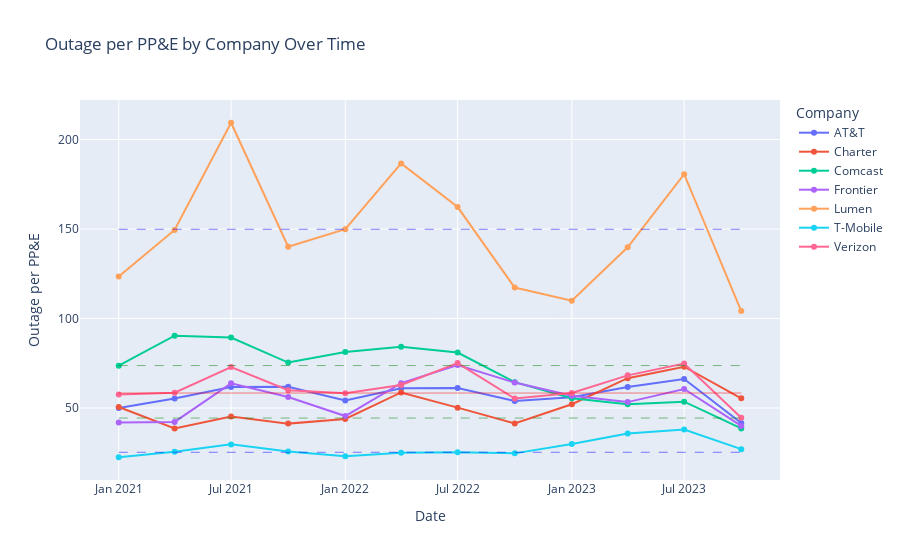

The notebook cell saved with this chart:
### Code cell
vis.plot_outage_per_ppe_over_time()

### Figure 1 — Plotly figure (JSON) as saved in the notebook; plotly's stock layout.template omitted (floating-point values rounded to 4 significant figures; data arrays with more than 128 entries replaced by an {"elided": "..."} marker saying what was removed)
{"data": [{"hovertemplate": "Company=AT&T<br>Date=%{x}<br>Outage per PP&E=%{y}<extra></extra>", "legendgroup": "AT&T", "line": {"color": "#636efa", "dash": "solid"}, "marker": {"symbol": "circle"}, "mode": "lines+markers", "name": "AT&T", "orientation": "v", "showlegend": true, "type": "scatter", "x": ["2021-01-01T00:00:00", "2021-04-01T00:00:00", "2021-07-01T00:00:00", "2021-10-01T00:00:00", "2022-01-01T00:00:00", "2022-04-01T00:00:00", "2022-07-01T00:00:00", "2022-10-01T00:00:00", "2023-01-01T00:00:00", "2023-04-01T00:00:00", "2023-07-01T00:00:00", "2023-10-01T00:00:00"], "xaxis": "x", "y": [49.99, 55.3, 61.81, 61.88, 54.24, 61.03, 61.21, 53.94, 56.02, 61.75, 66.2, 41.62], "yaxis": "y"}, {"hovertemplate": "Company=Charter<br>Date=%{x}<br>Outage per PP&E=%{y}<extra></extra>", "legendgroup": "Charter", "line": {"color": "#EF553B", "dash": "solid"}, "marker": {"symbol": "circle"}, "mode": "lines+markers", "name": "Charter", "orientation": "v", "showlegend": true, "type": "scatter", "x": ["2021-01-01T00:00:00", "2021-04-01T00:00:00", "2021-07-01T00:00:00", "2021-10-01T00:00:00", "2022-01-01T00:00:00", "2022-04-01T00:00:00", "2022-07-01T00:00:00", "2022-10-01T00:00:00", "2023-01-01T00:00:00", "2023-04-01T00:00:00", "2023-07-01T00:00:00", "2023-10-01T00:00:00"], "xaxis": "x", "y": [50.56, 38.57, 45.24, 41.3, 43.89, 58.71, 50.22, 41.34, 52.13, 66.69, 73.1, 55.42], "yaxis": "y"}, {"hovertemplate": "Company=Comcast<br>Date=%{x}<br>Outage per PP&E=%{y}<extra></extra>", "legendgroup": "Comcast", "line": {"color": "#00cc96", "dash": "solid"}, "marker": {"symbol": "circle"}, "mode": "lines+markers", "name": "Comcast", "orientation": "v", "showlegend": true, "type": "scatter", "x": ["2021-01-01T00:00:00", "2021-04-01T00:00:00", "2021-07-01T00:00:00", "2021-10-01T00:00:00", "2022-01-01T00:00:00", "2022-04-01T00:00:00", "2022-07-01T00:00:00", "2022-10-01T00:00:00", "2023-01-01T00:00:00", "2023-04-01T00:00:00", "2023-07-01T00:00:00", "2023-10-01T00:00:00"], "xaxis": "x", "y": [73.63, 90.43, 89.38, 75.4, 81.25, 84.21, 81.0, 64.46, 55.44, 52.07, 53.54, 38.61], "yaxis": "y"}, {"hovertemplate": "Company=Frontier<br>Date=%{x}<br>Outage per PP&E=%{y}<extra></extra>", "legendgroup": "Frontier", "line": {"color": "#ab63fa", "dash": "solid"}, "marker": {"symbol": "circle"}, "mode": "lines+markers", "name": "Frontier", "orientation": "v", "showlegend": true, "type": "scatter", "x": ["2021-01-01T00:00:00", "2021-04-01T00:00:00", "2021-07-01T00:00:00", "2021-10-01T00:00:00", "2022-01-01T00:00:00", "2022-04-01T00:00:00", "2022-07-01T00:00:00", "2022-10-01T00:00:00", "2023-01-01T00:00:00", "2023-04-01T00:00:00", "2023-07-01T00:00:00", "2023-10-01T00:00:00"], "xaxis": "x", "y": [41.89, 42.25, 63.8, 56.18, 45.54, 63.91, 74.03, 64.22, 56.87, 53.32, 60.64, 40.01], "yaxis": "y"}, {"hovertemplate": "Company=Lumen<br>Date=%{x}<br>Outage per PP&E=%{y}<extra></extra>", "legendgroup": "Lumen", "line": {"color": "#FFA15A", "dash": "solid"}, "marker": {"symbol": "circle"}, "mode": "lines+markers", "name": "Lumen", "orientation": "v", "showlegend": true, "type": "scatter", "x": ["2021-01-01T00:00:00", "2021-04-01T00:00:00", "2021-07-01T00:00:00", "2021-10-01T00:00:00", "2022-01-01T00:00:00", "2022-04-01T00:00:00", "2022-07-01T00:00:00", "2022-10-01T00:00:00", "2023-01-01T00:00:00", "2023-04-01T00:00:00", "2023-07-01T00:00:00", "2023-10-01T00:00:00"], "xaxis": "x", "y": [123.5, 149.5, 209.4, 140.1, 149.9, 186.6, 162.3, 117.3, 110.0, 139.8, 180.7, 104.2], "yaxis": "y"}, {"hovertemplate": "Company=T-Mobile<br>Date=%{x}<br>Outage per PP&E=%{y}<extra></extra>", "legendgroup": "T-Mobile", "line": {"color": "#19d3f3", "dash": "solid"}, "marker": {"symbol": "circle"}, "mode": "lines+markers", "name": "T-Mobile", "orientation": "v", "showlegend": true, "type": "scatter", "x": ["2021-01-01T00:00:00", "2021-04-01T00:00:00", "2021-07-01T00:00:00", "2021-10-01T00:00:00", "2022-01-01T00:00:00", "2022-04-01T00:00:00", "2022-07-01T00:00:00", "2022-10-01T00:00:00", "2023-01-01T00:00:00", "2023-04-01T00:00:00", "2023-07-01T00:00:00", "2023-10-01T00:00:00"], "xaxis": "x", "y": [22.52, 25.53, 29.7, 25.68, 23.13, 25.06, 25.24, 24.68, 29.94, 35.79, 37.97, 27.03], "yaxis": "y"}, {"hovertemplate": "Company=Verizon<br>Date=%{x}<br>Outage per PP&E=%{y}<extra></extra>", "legendgroup": "Verizon", "line": {"color": "#FF6692", "dash": "solid"}, "marker": {"symbol": "circle"}, "mode": "lines+markers", "name": "Verizon", "orientation": "v", "showlegend": true, "type": "scatter", "x": ["2021-01-01T00:00:00", "2021-04-01T00:00:00", "2021-07-01T00:00:00", "2021-10-01T00:00:00", "2022-01-01T00:00:00", "2022-04-01T00:00:00", "2022-07-01T00:00:00", "2022-10-01T00:00:00", "2023-01-01T00:00:00", "2023-04-01T00:00:00", "2023-07-01T00:00:00", "2023-10-01T00:00:00"], "xaxis": "x", "y": [57.62, 58.55, 72.92, 59.92, 58.29, 62.85, 75.12, 55.33, 58.47, 68.26, 74.82, 44.59], "yaxis": "y"}, {"hoverinfo": "text", "line": {"color": "blue", "dash": "dash", "width": 1}, "mode": "lines", "name": "5th", "opacity": 0.5, "showlegend": false, "text": {"elided": "1004 str values"}, "type": "scatter", "x": {"elided": "1004 str values"}, "y": {"elided": "1004 float values"}}, {"hoverinfo": "text", "line": {"color": "green", "dash": "dash", "width": 1}, "mode": "lines", "name": "25th", "opacity": 0.5, "showlegend": false, "text": {"elided": "1004 str values"}, "type": "scatter", "x": {"elided": "1004 str values"}, "y": {"elided": "1004 float values"}}, {"hoverinfo": "text", "line": {"color": "red", "dash": "solid", "width": 1}, "mode": "lines", "name": "Median", "opacity": 0.5, "showlegend": false, "text": {"elided": "1004 str values"}, "type": "scatter", "x": {"elided": "1004 str values"}, "y": {"elided": "1004 float values"}}, {"hoverinfo": "text", "line": {"color": "green", "dash": "dash", "width": 1}, "mode": "lines", "name": "75th", "opacity": 0.5, "showlegend": false, "text": {"elided": "1004 str values"}, "type": "scatter", "x": {"elided": "1004 str values"}, "y": {"elided": "1004 float values"}}, {"hoverinfo": "text", "line": {"color": "blue", "dash": "dash", "width": 1}, "mode": "lines", "name": "95th", "opacity": 0.5, "showlegend": false, "text": {"elided": "1004 str values"}, "type": "scatter", "x": {"elided": "1004 str values"}, "y": {"elided": "1004 float values"}}], "layout": {"legend": {"title": {"text": "Company"}, "tracegroupgap": 0}, "title": {"text": "Outage per PP&E by Company Over Time"}, "xaxis": {"anchor": "y", "domain": [0, 1], "title": {"text": "Date"}}, "yaxis": {"anchor": "x", "domain": [0, 1], "title": {"text": "Outage per PP&E"}}}}
